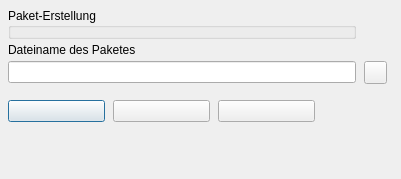
<?xml version="1.0" encoding="UTF-8"?>
<ui version="4.0">
  <class>BuildInstallerForSingleGameForm</class>
  <widget class="QDialog" name="BuildInstallerForSingleGameForm">
    <property name="geometry"><rect><x>0</x><y>0</y><width>391</width><height>179</height></rect></property>
    <property name="windowTitle"><string>Installer-Paket erstellen</string></property>
    <property name="vclBorderStyle" stdset="0"><string notr="true">bsDialog</string></property>
    <property name="vclPosition" stdset="0"><string notr="true">poOwnerFormCenter</string></property>
    <property name="vclKeyPreview" stdset="0"><bool>true</bool></property>
    <property name="vclDesignWidth" stdset="0"><number>391</number></property>
    <property name="vclDesignHeight" stdset="0"><number>179</number></property>
    <layout class="QVBoxLayout" name="BuildInstallerForSingleGameForm_Layout" stretch="0,0,0,1">
      <property name="leftMargin"><number>8</number></property>
      <property name="topMargin"><number>8</number></property>
      <property name="rightMargin"><number>6</number></property>
      <property name="bottomMargin"><number>8</number></property>
      <property name="spacing"><number>0</number></property>
      <item>
        <layout class="QGridLayout" name="BuildInstallerForSingleGameForm_Section1" columnstretch="0,0,1">
          <property name="leftMargin"><number>0</number></property>
          <property name="topMargin"><number>0</number></property>
          <property name="rightMargin"><number>0</number></property>
          <property name="bottomMargin"><number>0</number></property>
          <property name="horizontalSpacing"><number>8</number></property>
          <property name="verticalSpacing"><number>4</number></property>
          <item row="0" column="0" alignment="Qt::AlignLeft">
            <widget class="TRadioGroupWidget" name="InstTypeRadioGroup">
              <property name="title"><string>Paket-Erstellung</string></property>
              <property name="items" stdset="0"><stringlist notr="true"><string>Nur NSI-Skript erstellen</string><string>Skript erstellen und mit NSIS compilieren</string></stringlist></property>
              <property name="itemIndex" stdset="0"><number>1</number></property>
              <property name="minimumSize"><size><width>348</width><height>0</height></size></property>
            </widget>
          </item>
          <item row="1" column="0" colspan="3">
            <widget class="QLabel" name="DestFileEdit_EditLabel">
              <property name="text"><string>Dateiname des Paketes</string></property>
              <property name="textFormat"><enum>Qt::PlainText</enum></property>
              <property name="vclFocusControl" stdset="0"><string notr="true">DestFileEdit</string></property>
              <property name="vclLabeledEditOf" stdset="0"><string notr="true">DestFileEdit</string></property>
            </widget>
          </item>
          <item row="2" column="0">
            <widget class="QLineEdit" name="DestFileEdit">
      </widget>
          </item>
          <item row="2" column="1" alignment="Qt::AlignLeft">
            <widget class="QToolButton" name="DestFileButton">
              <property name="icon"><iconset resource="../../resources/dfend.qrc"><normaloff>:/glyphs/92d9d1a333bceee3.png</normaloff></iconset></property>
              <property name="iconSize"><size><width>16</width><height>16</height></size></property>
              <property name="minimumSize"><size><width>23</width><height>0</height></size></property>
            </widget>
          </item>
          <item row="0" column="2">
            <spacer name="BuildInstallerForSingleGameForm_Section1_HFill">
              <property name="orientation"><enum>Qt::Horizontal</enum></property>
              <property name="sizeHint" stdset="0"><size><width>0</width><height>0</height></size></property>
            </spacer>
          </item>
        </layout>
      </item>
      <item>
        <spacer name="BuildInstallerForSingleGameForm_Gap1">
          <property name="orientation"><enum>Qt::Vertical</enum></property>
          <property name="sizeType"><enum>QSizePolicy::Fixed</enum></property>
          <property name="sizeHint" stdset="0"><size><width>0</width><height>16</height></size></property>
        </spacer>
      </item>
      <item>
        <layout class="QGridLayout" name="BuildInstallerForSingleGameForm_Section2" columnstretch="0,0,0,1">
          <property name="leftMargin"><number>0</number></property>
          <property name="topMargin"><number>0</number></property>
          <property name="rightMargin"><number>0</number></property>
          <property name="bottomMargin"><number>0</number></property>
          <property name="horizontalSpacing"><number>8</number></property>
          <property name="verticalSpacing"><number>4</number></property>
          <item row="0" column="0" alignment="Qt::AlignLeft">
            <widget class="QPushButton" name="OKButton">
              <property name="text"><string /></property>
              <property name="autoDefault"><bool>false</bool></property>
              <property name="vclKind" stdset="0"><string notr="true">bkOK</string></property>
              <property name="default"><bool>true</bool></property>
              <property name="vclModalResult" stdset="0"><string notr="true">mrOk</string></property>
              <property name="vclOnClick" stdset="0"><string notr="true">OKButtonClick</string></property>
              <property name="minimumSize"><size><width>97</width><height>0</height></size></property>
            </widget>
          </item>
          <item row="0" column="1" alignment="Qt::AlignLeft">
            <widget class="QPushButton" name="CancelButton">
              <property name="text"><string /></property>
              <property name="autoDefault"><bool>false</bool></property>
              <property name="vclKind" stdset="0"><string notr="true">bkCancel</string></property>
              <property name="vclCancel" stdset="0"><bool>true</bool></property>
              <property name="vclModalResult" stdset="0"><string notr="true">mrCancel</string></property>
              <property name="minimumSize"><size><width>97</width><height>0</height></size></property>
            </widget>
          </item>
          <item row="0" column="2" alignment="Qt::AlignLeft">
            <widget class="QPushButton" name="HelpButton">
              <property name="text"><string /></property>
              <property name="autoDefault"><bool>false</bool></property>
              <property name="vclKind" stdset="0"><string notr="true">bkHelp</string></property>
              <property name="vclOnClick" stdset="0"><string notr="true">HelpButtonClick</string></property>
              <property name="minimumSize"><size><width>97</width><height>0</height></size></property>
            </widget>
          </item>
          <item row="0" column="3">
            <spacer name="BuildInstallerForSingleGameForm_Section2_HFill">
              <property name="orientation"><enum>Qt::Horizontal</enum></property>
              <property name="sizeHint" stdset="0"><size><width>0</width><height>0</height></size></property>
            </spacer>
          </item>
        </layout>
      </item>
      <item>
        <spacer name="BuildInstallerForSingleGameForm_VFill">
          <property name="orientation"><enum>Qt::Vertical</enum></property>
          <property name="sizeHint" stdset="0"><size><width>0</width><height>0</height></size></property>
        </spacer>
      </item>
    </layout>
  </widget>
  <customwidgets>
    <customwidget>
      <class>TRadioGroupWidget</class>
      <extends>QGroupBox</extends>
      <header>VclWidgets.h</header>
    </customwidget>
  </customwidgets>
  <tabstops>
    <tabstop>DestFileEdit</tabstop>
    <tabstop>OKButton</tabstop>
    <tabstop>CancelButton</tabstop>
    <tabstop>HelpButton</tabstop>
  </tabstops>
  <resources>
    <include location="../../resources/dfend.qrc" />
  </resources>
  <connections />
</ui>
